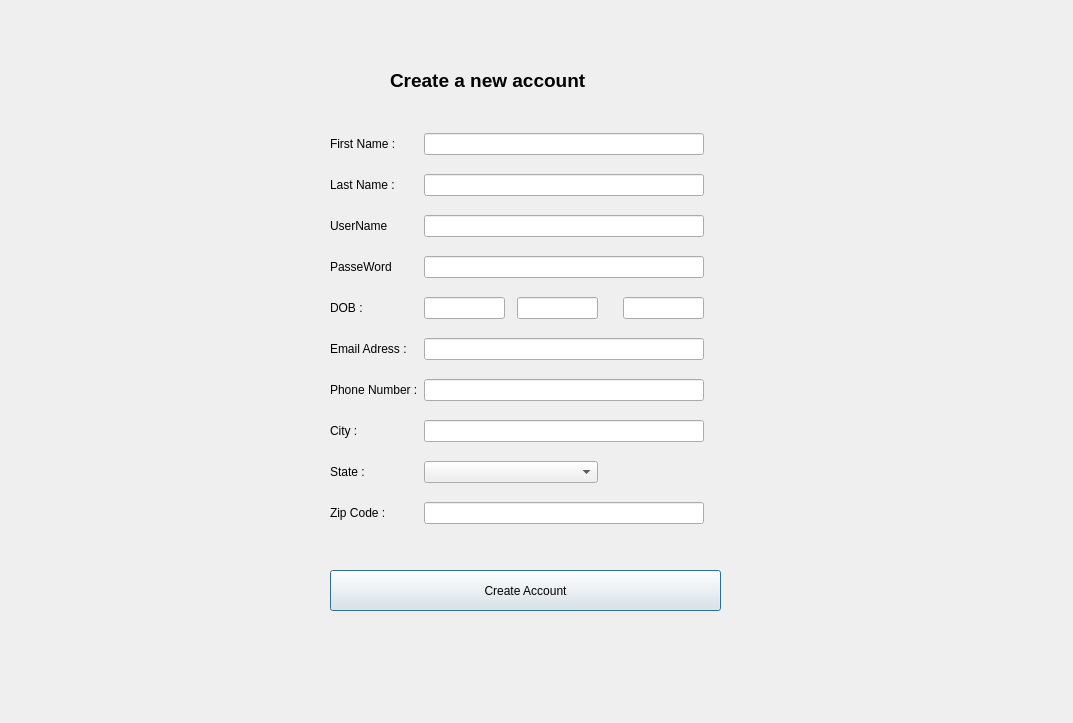
<?xml version="1.0" encoding="UTF-8"?>
<ui version="4.0">
 <class>CreateNewAccount</class>
 <widget class="QDialog" name="CreateNewAccount">
  <property name="geometry">
   <rect>
    <x>0</x>
    <y>0</y>
    <width>1073</width>
    <height>723</height>
   </rect>
  </property>
  <property name="windowTitle">
   <string>Dialog</string>
  </property>
  <widget class="QLabel" name="label">
   <property name="geometry">
    <rect>
     <x>390</x>
     <y>60</y>
     <width>281</width>
     <height>41</height>
    </rect>
   </property>
   <property name="text">
    <string>&lt;html&gt;&lt;head/&gt;&lt;body&gt;&lt;p&gt;&lt;span style=&quot; font-size:14pt; font-weight:600;&quot;&gt;Create a new account&lt;/span&gt;&lt;/p&gt;&lt;/body&gt;&lt;/html&gt;</string>
   </property>
  </widget>
  <widget class="QWidget" name="gridLayoutWidget">
   <property name="geometry">
    <rect>
     <x>330</x>
     <y>120</y>
     <width>387</width>
     <height>422</height>
    </rect>
   </property>
   <layout class="QGridLayout" name="gridLayout">
    <item row="4" column="6">
     <spacer name="horizontalSpacer_2">
      <property name="orientation">
       <enum>Qt::Horizontal</enum>
      </property>
      <property name="sizeHint" stdset="0">
       <size>
        <width>40</width>
        <height>20</height>
       </size>
      </property>
     </spacer>
    </item>
    <item row="1" column="0">
     <widget class="QLabel" name="label_2">
      <property name="text">
       <string>Last Name :</string>
      </property>
     </widget>
    </item>
    <item row="4" column="0">
     <widget class="QLabel" name="label_12">
      <property name="text">
       <string>DOB :</string>
      </property>
     </widget>
    </item>
    <item row="6" column="1" colspan="5">
     <widget class="QLineEdit" name="lineEdit_PhoneNumber"/>
    </item>
    <item row="2" column="0">
     <widget class="QLabel" name="label_14">
      <property name="text">
       <string>UserName</string>
      </property>
     </widget>
    </item>
    <item row="0" column="0">
     <widget class="QLabel" name="label_3">
      <property name="text">
       <string>First Name :</string>
      </property>
     </widget>
    </item>
    <item row="7" column="1" colspan="5">
     <widget class="QLineEdit" name="lineEdit_City"/>
    </item>
    <item row="0" column="1" colspan="5">
     <widget class="QLineEdit" name="lineEdit_FirstName"/>
    </item>
    <item row="4" column="1">
     <widget class="QLineEdit" name="lineEdit_Month"/>
    </item>
    <item row="4" column="5">
     <widget class="QLineEdit" name="lineEdit_Year"/>
    </item>
    <item row="3" column="1" colspan="5">
     <widget class="QLineEdit" name="lineEdit_PassWord"/>
    </item>
    <item row="8" column="0">
     <widget class="QLabel" name="label_9">
      <property name="text">
       <string>State :</string>
      </property>
     </widget>
    </item>
    <item row="6" column="0">
     <widget class="QLabel" name="label_5">
      <property name="text">
       <string>Phone Number :</string>
      </property>
     </widget>
    </item>
    <item row="4" column="3">
     <widget class="QLineEdit" name="lineEdit_Day"/>
    </item>
    <item row="5" column="1" colspan="5">
     <widget class="QLineEdit" name="lineEdit_Email"/>
    </item>
    <item row="9" column="0">
     <widget class="QLabel" name="label_10">
      <property name="text">
       <string>Zip Code :</string>
      </property>
     </widget>
    </item>
    <item row="8" column="1" colspan="3">
     <widget class="QComboBox" name="comboBox_State"/>
    </item>
    <item row="3" column="0">
     <widget class="QLabel" name="label_15">
      <property name="text">
       <string>PasseWord</string>
      </property>
     </widget>
    </item>
    <item row="1" column="1" colspan="5">
     <widget class="QLineEdit" name="lineEdit_LastName"/>
    </item>
    <item row="2" column="1" colspan="5">
     <widget class="QLineEdit" name="lineEdit_UserName"/>
    </item>
    <item row="4" column="2">
     <spacer name="horizontalSpacer_3">
      <property name="orientation">
       <enum>Qt::Horizontal</enum>
      </property>
      <property name="sizeHint" stdset="0">
       <size>
        <width>18</width>
        <height>18</height>
       </size>
      </property>
     </spacer>
    </item>
    <item row="5" column="0">
     <widget class="QLabel" name="label_4">
      <property name="text">
       <string>Email Adress :</string>
      </property>
     </widget>
    </item>
    <item row="7" column="0">
     <widget class="QLabel" name="label_8">
      <property name="text">
       <string>City :</string>
      </property>
     </widget>
    </item>
    <item row="4" column="4">
     <spacer name="horizontalSpacer">
      <property name="orientation">
       <enum>Qt::Horizontal</enum>
      </property>
      <property name="sizeHint" stdset="0">
       <size>
        <width>40</width>
        <height>20</height>
       </size>
      </property>
     </spacer>
    </item>
    <item row="9" column="1" colspan="5">
     <widget class="QLineEdit" name="lineEdit_ZipCode"/>
    </item>
   </layout>
  </widget>
  <widget class="QPushButton" name="pushButton_createAccount">
   <property name="geometry">
    <rect>
     <x>330</x>
     <y>570</y>
     <width>391</width>
     <height>41</height>
    </rect>
   </property>
   <property name="text">
    <string>Create Account</string>
   </property>
  </widget>
  <widget class="QLabel" name="label_11">
   <property name="geometry">
    <rect>
     <x>0</x>
     <y>0</y>
     <width>151</width>
     <height>151</height>
    </rect>
   </property>
   <property name="text">
    <string/>
   </property>
  </widget>
 </widget>
 <resources/>
 <connections/>
</ui>
